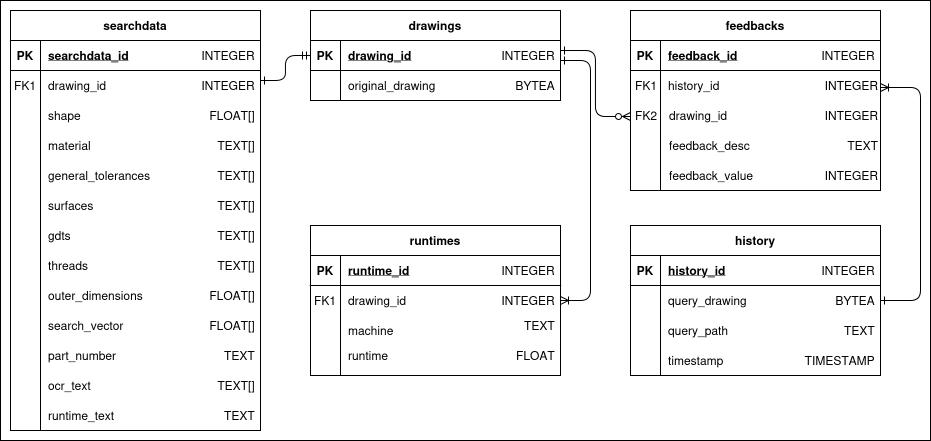
#> input picture database/resources/postgres.png, 1862 x 882 px (shown at 1/2 size)
$ python -i table_extract.py   (imports and definitions only)
#> lines starting #> are read from the running program, lines starting #| are printed output that depends on the picture; after the words box and inside, x2 and y2 are one past the last pixel; in counts of white or black regions, pixels touching at a corner belong together
### preprocessor/src/flask/converter/utils.py
from itertools import chain

import cv2
import numpy as np
from joblib import Parallel, delayed

from src.flask.converter.consts import BIN_THRESH, LINE_WIDTH, MIN_RECT_AREA, MIN_RECT_INTER_RATIO


# [23 lines left out: functions rgb_to_grayscale, grayscale_to_rgb, read, not called in this run]


def binarize(image):
    """
    Binarize the given image using BIN_THRESH from consts.py.
    """
    binary_image = cv2.threshold(image, BIN_THRESH, 255, cv2.THRESH_BINARY)[1]

    return binary_image


def erode(image, kernel_size=3, iterations=1):
    """
    Erode the given image using cv2.
    Args:
        image: image to erode
        kernel_size: kernel size for erosion. will use kernel of size [kernel_size, kernel_size]
        iterations: how many times to run the erosion

    Returns: eroded cv2 image

    """
    kernel = cv2.getStructuringElement(cv2.MORPH_RECT, (kernel_size, kernel_size))
    eroded_image = cv2.erode(image, kernel, iterations)

    return eroded_image


def find_contours(binary_image, return_hierarchy=False, external_only=True):
    """
    Find contours in the given binary image using cv2.
    Args:
        binary_image: cv2 binary image
        return_hierarchy: if hierarchy should be computed
        external_only: if only external contours should be found

    Returns: countours, (hierarchy)

    """
    if not return_hierarchy:
        if external_only:
            contours, _ = cv2.findContours(cv2.bitwise_not(binary_image), cv2.RETR_EXTERNAL, cv2.CHAIN_APPROX_SIMPLE)
        else:
            contours, _ = cv2.findContours(binary_image, cv2.RETR_CCOMP, cv2.CHAIN_APPROX_SIMPLE)

        return contours
    else:
        contours, hierarchy = cv2.findContours(cv2.bitwise_not(binary_image), cv2.RETR_TREE, cv2.CHAIN_APPROX_SIMPLE)

        return contours, hierarchy


# [10 lines left out: function rotate_image, not called in this run]


def validate_rectangle(rect, binary_image, threshold=MIN_RECT_INTER_RATIO):
    """
    Validate whether the edges of a rectangle correspond to actual edges in an image based on intersection ratio.

    Args:
        rect (tuple): A tuple (x, y, w, h) representing the rectangle coordinates and dimensions.
        binary_image (numpy.ndarray): A binary image used for validation.
        threshold (float): Threshold for intersection ratio.
    Returns:
        bool: True if the rectangle intersects with the binary image with a sufficient ratio above threshold.
    """
    # Create a mask of the rectangle
    edge_mask = np.zeros_like(binary_image)
    x, y, w, h = rect
    cv2.rectangle(edge_mask, (x, y), (x + w, y + h), 255, 1)

    # Erode the binary image to account for potential gaps
    binary_image = erode(binary_image, kernel_size=5)

    # Compute the intersection between the rectangle and edge image
    inter = cv2.bitwise_and(cv2.bitwise_not(binary_image), edge_mask)
    inter_ratio = np.sum(inter) / np.sum(edge_mask)

    return inter_ratio >= threshold


def find_rectangles(image):
    """
    Find potential rectangles (cells and inner frame) in the input image.

    Args:
        image (numpy.ndarray): The input image to find rectangles in.

    Returns:
        list: A list of rectangles (tuples) found in the image.
    """
    binary_image = binarize(image)
    contours = find_contours(binary_image, external_only=False)

    def process_contour(contour):
        # Fast area prefilter
        if cv2.contourArea(contour) < MIN_RECT_AREA:
            return []

        # Direct rectangle
        rect = cv2.boundingRect(contour)
        if validate_rectangle(rect, binary_image):
            return [rect]

        # Try polygon approximation with increasing tolerance
        peri = cv2.arcLength(contour, True)
        for eps in np.linspace(0.001, 0.05, 10):
            approx = cv2.approxPolyDP(contour, eps * peri, True)
            rect2 = cv2.boundingRect(approx)
            if validate_rectangle(rect2, binary_image):
                return [rect2]

        return []

    # Parallelize over contours
    chunks = Parallel(n_jobs=-2, prefer="threads")(  # all cores minus one
        delayed(process_contour)(c) for c in contours
    )
    rects = list(chain.from_iterable(chunks))

    return rects


class View:
    """
    Class representing a view in a technical drawing.
    Args:
        image: the cropped image with the view
        x: top left x coordinate in the original image
        y: top left y coordinate in the original image
    """

    # [61 lines left out: functions __init__, get_cropped_views, create_mask, not called in this run]

### preprocessor/src/flask/converter/table_extract.py
import cv2
import numpy as np

from src.flask.converter.utils import binarize, find_rectangles, validate_rectangle
from src.flask.converter.consts import (
    DIST_THRESH,
    LINE_WIDTH,
    MAX_CONTOUR_AREA,
    MAX_RECT_AREA,
    MIN_IF_AREA_RATIO,
)


def find_inner_frame(image, rects):
    """
    Finds the inner frame rectangle within an image, defined as the smallest rectangle
    that meets a minimum area ratio criterion.

    :param image: The input image where the frame needs to be found.
    :param rects: A list of rectangles (each as a tuple of (x, y, w, h)) representing potential frame candidates.
    :return: The selected inner frame rectangle as a tuple (x, y, w, h).
             Returns an empty list if no rectangle meets the criteria.
    """
    # Find the bounding rectangle of the non-zero region in the image
    x, y, w, h = cv2.boundingRect(cv2.findNonZero(image))

    # Calculate the area of the entire non-zero region in the image
    image_area = w * h
    smallest_area = image_area

    inner_frame = []

    for rect in rects:
        x, y, w, h = rect
        area = h * w

        # Update inner frame if this rectangle has a smaller area than the current smallest_area
        # and meets the minimum area ratio requirement
        if smallest_area > area > image_area * MIN_IF_AREA_RATIO:
            inner_frame = rect
            smallest_area = area

    return inner_frame


# [40 lines left out: function is_corner_cell, not called in this run]


def handle_corner_cells(rects, inner_frame, image):
    """
    Adjusts the inner frame by identifying and processing corner cells in the list of rectangles.
    The function updates the inner frame if a larger rectangle is identified as a corner cell
    and removes all other rectangles that qualify as corner cells relative to the updated inner frame.

    :param rects: A list of rectangles (each as a tuple (x, y, w, h)) to be checked against the inner frame.
    :param inner_frame: A tuple (x, y, w, h) representing the current inner frame dimensions and position.
    :param image: The input image.
    :return: A tuple (rects, inner_frame) where:
             - `rects` is the modified list of rectangles, with corner cells removed.
             - `inner_frame` is the potentially updated inner frame.
    """
    if len(inner_frame) > 0:
        # Iterate through rectangles
        for i, rect in enumerate(rects):
            w1, h1 = inner_frame[2:]
            area1 = w1 * h1
            w2, h2 = rect[2:]
            area2 = w2 * h2

            # Update the inner frame if a larger rectangle qualifies as a corner cell
            if area1 < area2 and is_corner_cell(inner_frame, rect, image):
                inner_frame = rect
                del rects[i]

        # Filter out all rectangles that qualify as corner cells for the updated inner frame
        rects = [rect for rect in rects if not is_corner_cell(rect, inner_frame, image)]

    return rects, inner_frame


class Rectangle:
    """
    Represents a rectangle with spatial properties and a status used in a fire propagation algorithm.

    Attributes:
        x (int): The x-coordinate of the rectangle's top-left corner.
        y (int): The y-coordinate of the rectangle's top-left corner.
        w (int): The width of the rectangle.
        h (int): The height of the rectangle.
        status (str): The current fire propagation status of the rectangle. Default is "green".
    """

    # [32 lines left out: functions __init__, intersects, propagate_fire, burn, not called in this run]


def propagate_fire(rects, inner_frame):
    """
    Simulates fire propagation through a collection of rectangles, beginning from a specified inner frame.

    :param rects: A list of tuples, where each tuple (x, y, w, h) represents a rectangle's coordinates and dimensions.
    :param inner_frame: A tuple (x, y, w, h) specifying the inner frame's position and size, which initiates the fire.
    :return: A list of tuples representing burnt rectangles' positions and sizes after the fire propagation.
    """
    if len(inner_frame) == 0:
        return []

    # Convert the given rectangles to Rectangle objects with default "green" status
    rectangles = [Rectangle(*rect) for rect in rects]

    # Set the inner frame on fire, initializing fire propagation from this rectangle
    on_fire_rectangles = [Rectangle(*inner_frame)]

    # Fire propagation loop: checks neighboring rectangles within a specified distance and propagates fire accordingly
    while on_fire_rectangles:
        new_on_fire_rectangles = []

        for rectangle in on_fire_rectangles:
            for other in rectangles:
                if other.status == "green":
                    edges = [
                        (rectangle.x, rectangle.y, rectangle.w, 0),
                        (rectangle.x + rectangle.w, rectangle.y, 0, rectangle.h),
                        (rectangle.x, rectangle.y + rectangle.h, rectangle.w, 0),
                        (rectangle.x, rectangle.y, 0, rectangle.h),
                    ]

                    # Check if other rectangles intersect with any expanded edges within the DIST_THRESH
                    for edge in edges:
                        x, y, w, h = edge
                        edge_rectangle = Rectangle(
                            x - DIST_THRESH / 2, y - DIST_THRESH / 2, w + DIST_THRESH, h + DIST_THRESH
                        )

                        if other.intersects(edge_rectangle):
                            other.propagate_fire()
                            on_fire_rectangles.append(other)

            rectangle.burn()

        on_fire_rectangles = new_on_fire_rectangles

    # Collect all rectangles that ended up "burnt" after propagation
    burnt_rects = []

    for rectangle in rectangles:
        if rectangle.status == "burnt":
            burnt_rects.append((rectangle.x, rectangle.y, rectangle.w, rectangle.h))

    return burnt_rects


# [85 lines left out: functions expand_inner_frame, clean_results, not called in this run]


def extract_results(image, inner_frame, burnt_rects):
    """
    Extract the drawing and information block images of an input image after the fire propagation algorithm.

    :param image: The input image from which drawing and information blocks are to be extracted.
    :param inner_frame: A tuple (x, y, w, h) representing the coordinates and dimensions of the inner frame.
    :param burnt_rects: A list of rectangles (tuples) representing information blocks that were burnt during
                        the fire propagation algorithm.

    :return: A tuple of four images:
        - cleaned_drawing: The drawing image with areas outside the inner frame and information blocks removed.
        - cleaned_info_blocks: The information blocks image, with unwanted text and contours removed.
        - info_blocks_mask: Boolean mask of the information blocks region within the image.
        - drawing_mask: Boolean mask of the drawing region within the image.
    """
    # inner_frame, burnt_rects = expand_inner_frame(inner_frame, burnt_rects)

    if len(inner_frame) == 0:
        return image, [], np.zeros_like(image), np.zeros_like(image)

    inner_frame = np.array(inner_frame)
    burnt_rects = np.array(burnt_rects)

    # Initialize a mask for the burnt rectangles (information blocks) inside the inner frame
    burnt_mask = np.zeros_like(image, dtype=bool)
    for rect in burnt_rects:
        x, y, w, h = rect
        _, _, inner_frame_w, inner_frame_h = inner_frame
        if w * h < inner_frame_w * inner_frame_h:
            burnt_mask[y - LINE_WIDTH : y + h + LINE_WIDTH, x - LINE_WIDTH : x + w + LINE_WIDTH] = True

    # Initialize mask for the main drawing to remove everything outside the inner frame
    drawing_mask = np.ones_like(image, dtype=bool)
    x, y, w, h = inner_frame
    drawing_mask[y + LINE_WIDTH : y + h - LINE_WIDTH, x + LINE_WIDTH : x + w - LINE_WIDTH] = False

    # Remove information blocks
    drawing_mask[burnt_mask] = True

    drawing = image.copy()
    drawing[drawing_mask] = 255

    # Prepare a mask for extracting the information blocks to include only burnt areas
    info_blocks_mask = np.ones_like(image, dtype=bool)
    info_blocks_mask[burnt_mask] = False

    info_blocks = image.copy()
    info_blocks[info_blocks_mask] = 255

    # Correct misplaced text snippets
    cleaned_drawing, cleaned_info_blocks = clean_results(drawing, info_blocks, inner_frame)

    return cleaned_drawing, cleaned_info_blocks, info_blocks_mask, drawing_mask


def remove_text_and_tables(drawing):
    """
    Remove text snippets and tables from the drawing image.
    This function processes the input drawing to eliminate unwanted textual and tabular elements.

    :param drawing: The input drawing image from which text and tables are to be removed.

    :return: The cleaned drawing image with text and tables removed.
    """
    binary_image = binarize(drawing)

    # Find contours in the thresholded image
    contours, hierarchy = cv2.findContours(cv2.bitwise_not(binary_image), cv2.RETR_TREE, cv2.CHAIN_APPROX_SIMPLE)

    cleaned_drawing = drawing.copy()

    # Remove text snippets and tables from drawing
    if hierarchy is not None:
        for i, h in enumerate(hierarchy[0]):
            # Only consider top-level contours
            if h[3] == -1:
                # Remove small text snippets
                if cv2.contourArea(contours[i]) < MAX_CONTOUR_AREA:
                    cv2.drawContours(cleaned_drawing, contours, i, 255, cv2.FILLED)
                # Remove rectangular areas
                elif cv2.contourArea(contours[i]) < MAX_RECT_AREA:
                    rect = cv2.boundingRect(contours[i])
                    if validate_rectangle(rect, binary_image):
                        cv2.drawContours(cleaned_drawing, contours, i, 255, cv2.FILLED)

    return cleaned_drawing


def separate(image):
    """
    Separate the drawing into its components.

    This function processes a standardized drawing image to identify and extract various elements,
    including the drawing, the information blocks, and a version of the drawing with text and tables removed.

    :param image: The standardized drawing image to be processed.

    :return: A tuple containing:
        - drawing: The drawing image.
        - info_blocks: An image of the extracted information blocks.
        - cleaned_drawing: The drawing image with text and tables removed.
        - burnt_rects (list): A list of rectangles representing cells of information blocks.
        - inner_frame (tuple): A tuple (x, y, w, h) representing the coordinates and dimensions of the inner frame.
        - info_blocks_mask: A mask indicating the areas of the information blocks.
        - drawing_mask: A mask indicating the areas of the original drawing.
    """
    rects = find_rectangles(image)
    inner_frame = find_inner_frame(image, rects)
    rects, inner_frame = handle_corner_cells(rects, inner_frame, image)
    burnt_rects = propagate_fire(rects, inner_frame)
    drawing, info_blocks, info_blocks_mask, drawing_mask = extract_results(image, inner_frame, burnt_rects)
    cleaned_drawing = remove_text_and_tables(drawing)

    return drawing, info_blocks, cleaned_drawing, burnt_rects, inner_frame, info_blocks_mask, drawing_mask

>>> import cv2
>>> picture = cv2.imread('../../../../database/resources/postgres.png', cv2.IMREAD_GRAYSCALE)
#> picture is the input picture: shape (882, 1862); min 0, max 255, mean 241.7
>>> result = separate(picture)
#> in binarize, `binary_image = cv2.threshold(image, BIN_THRESH, 255, cv2.THRESH_BINARY..`:
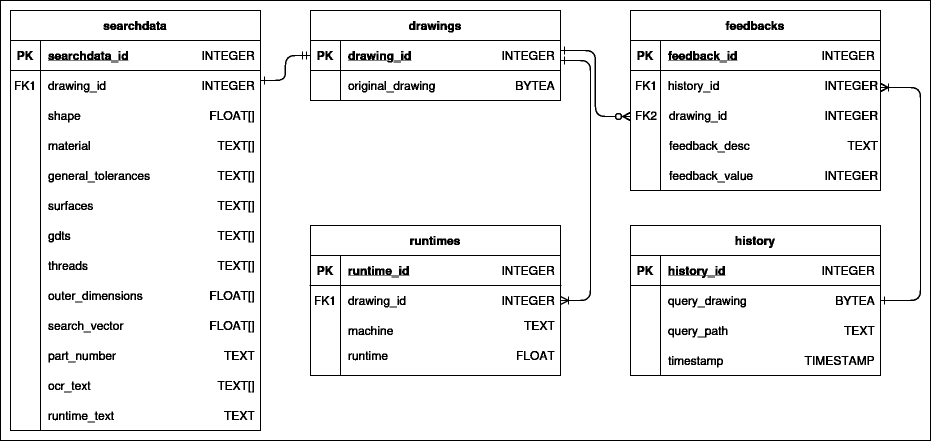
#> binary_image: shape (882, 1862) (shown at 1/2 size); 93.9% white; 536 black regions (30 under 20 px)
#> in find_contours, `contours, _ = cv2.findContours(binary_image, cv2.RETR_CCOMP, cv2.CHAIN..`: contours = 758 contours, 162 with area under 20; largest, box (x1, y1, x2, y2) and area: (2, 2, 1860, 880) 1628589, (19, 19, 1843, 863) 1009268, (82, 142, 520, 860) 313329, (1322, 142, 1760, 380) 103569, (1322, 572, 1760, 750) 77349
#> in find_rectangles, `chunks = Parallel(n_jobs=-2, prefer="threads")(`: chunks = 758 items, first 6: [], [], [], [], [], []
#> in find_rectangles, `rects = list(chain.from_iterable(chunks))`: rects = 26 items, first 6: (1322, 572, 438, 178), (1262, 572, 58, 178), (682, 572, 438, 178), (622, 572, 58, 178), (1322, 512, 438, 58), (1262, 512, 58, 58)
#> in find_inner_frame, `x, y, w, h = cv2.boundingRect(cv2.findNonZero(image))`: x = 2; w = 1858; h = 878
#> in find_inner_frame, `image_area = w * h`: image_area = 1631324
#> the loop in find_inner_frame, `for rect in rects:` made 26 passes
#> (x, y, w, h, area) on passes 1 to 12: (1322, 572, 438, 178, 77964), (1262, 572, 58, 178, 10324), (682, 572, 438, 178, 77964), (622, 572, 58, 178, 10324), (1322, 512, 438, 58, 25404), (1262, 512, 58, 58, 3364), (682, 512, 438, 58, 25404), (622, 512, 58, 58, 3364), (1262, 452, 498, 58, 28884), (622, 452, 498, 58, 28884), (1322, 142, 438, 238, 104244), (1262, 142, 58, 238, 13804)
#> after the loop in find_inner_frame, `for rect in rects:`: inner_frame = []; smallest_area = 1631324
#> in separate, `inner_frame = find_inner_frame(image, rects)`: inner_frame = []
#> in separate, `drawing, info_blocks, info_blocks_mask, drawing_mask = extract_results..`: info_blocks_mask: shape (882, 1862); every value is 0
#> in remove_text_and_tables, `contours, hierarchy = cv2.findContours(cv2.bitwise_not(binary_image), ..`: contours = 762 contours, 139 with area under 20; largest, box (x1, y1, x2, y2) and area: (0, 0, 1862, 882) 1639541, (1, 1, 1861, 881) 1634059, (20, 20, 1842, 862) 997112, (81, 141, 521, 861) 315639, (1321, 141, 1761, 381) 104919
#> the loop in remove_text_and_tables, `for i, h in enumerate(hierarchy[0]):` made 762 passes
#> result = 7 items
